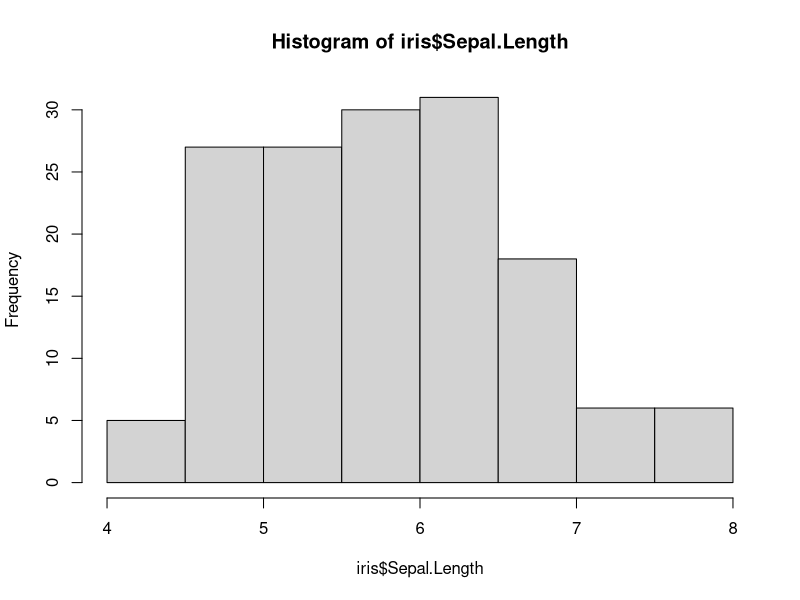
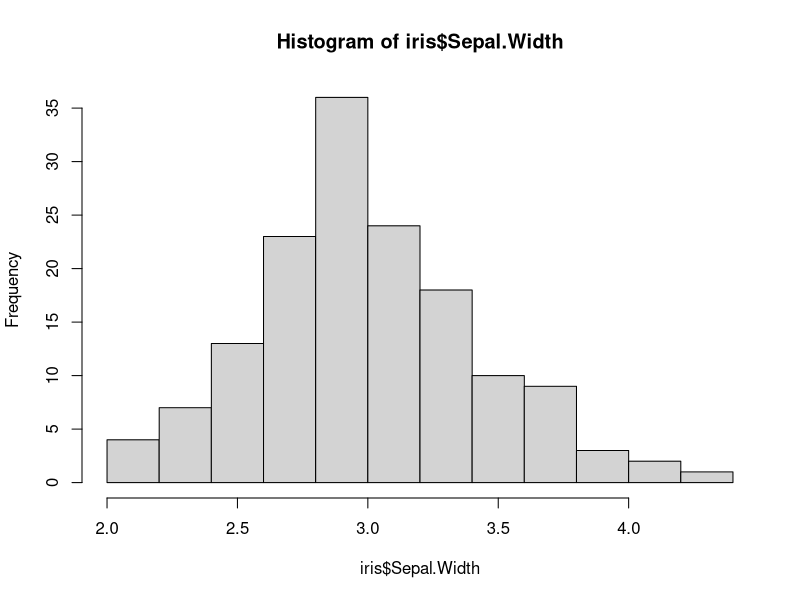
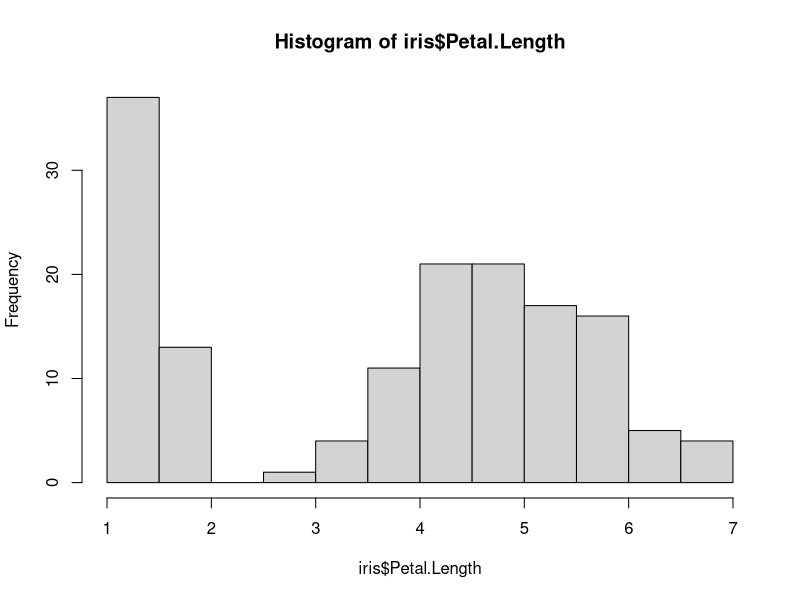
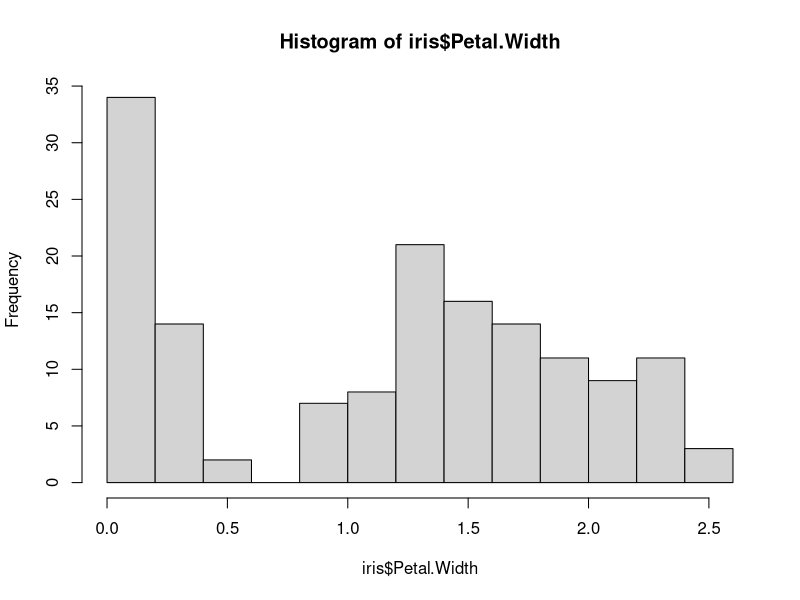
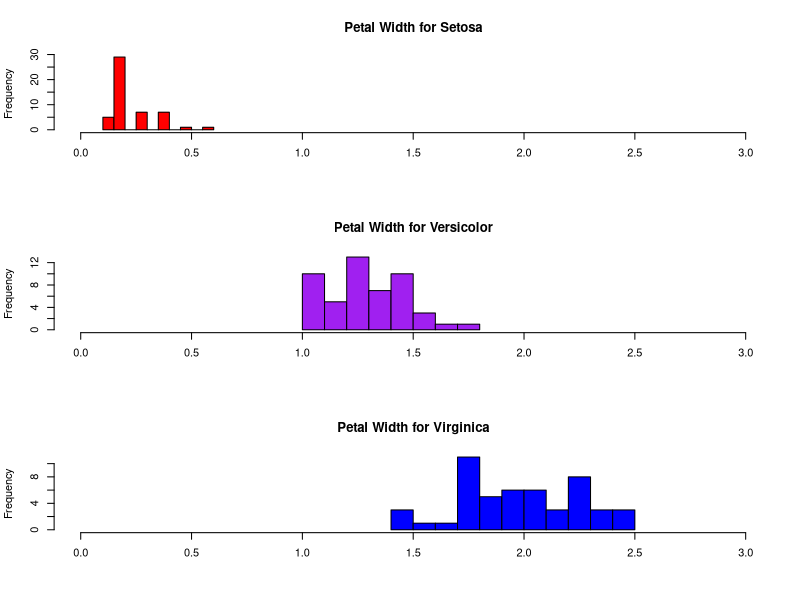

Generate these figures, in order, with R:

# LOAD PACKAGES ############################################

library(datasets)

# LOAD DATA ################################################

?iris
head(iris)

# BASIC HISTOGRAMS #########################################

hist(iris$Sepal.Length)
hist(iris$Sepal.Width)
hist(iris$Petal.Length)
hist(iris$Petal.Width)

# HISTOGRAM BY GROUP #######################################

# Put graphs in 3 rows and 1 column
par(mfrow = c(3, 1))

# Histograms for each species using options
hist(iris$Petal.Width [iris$Species == "setosa"],
  xlim = c(0, 3),
  breaks = 9,
  main = "Petal Width for Setosa",
  xlab = "",
  col = "red")

hist(iris$Petal.Width [iris$Species == "versicolor"],
  xlim = c(0, 3),
  breaks = 9,
  main = "Petal Width for Versicolor",
  xlab = "",
  col = "purple")

hist(iris$Petal.Width [iris$Species == "virginica"],
  xlim = c(0, 3),
  breaks = 9,
  main = "Petal Width for Virginica",
  xlab = "",
  col = "blue")

# Restore graphic parameter
par(mfrow=c(1, 1))

# CLEAN UP #################################################

# Clear packages
detach("package:datasets", unload = TRUE)  # For base

# Clear plots
dev.off()  # But only if there IS a plot

# Clear console
cat("\014")  # ctrl+L

# Clear mind :)
